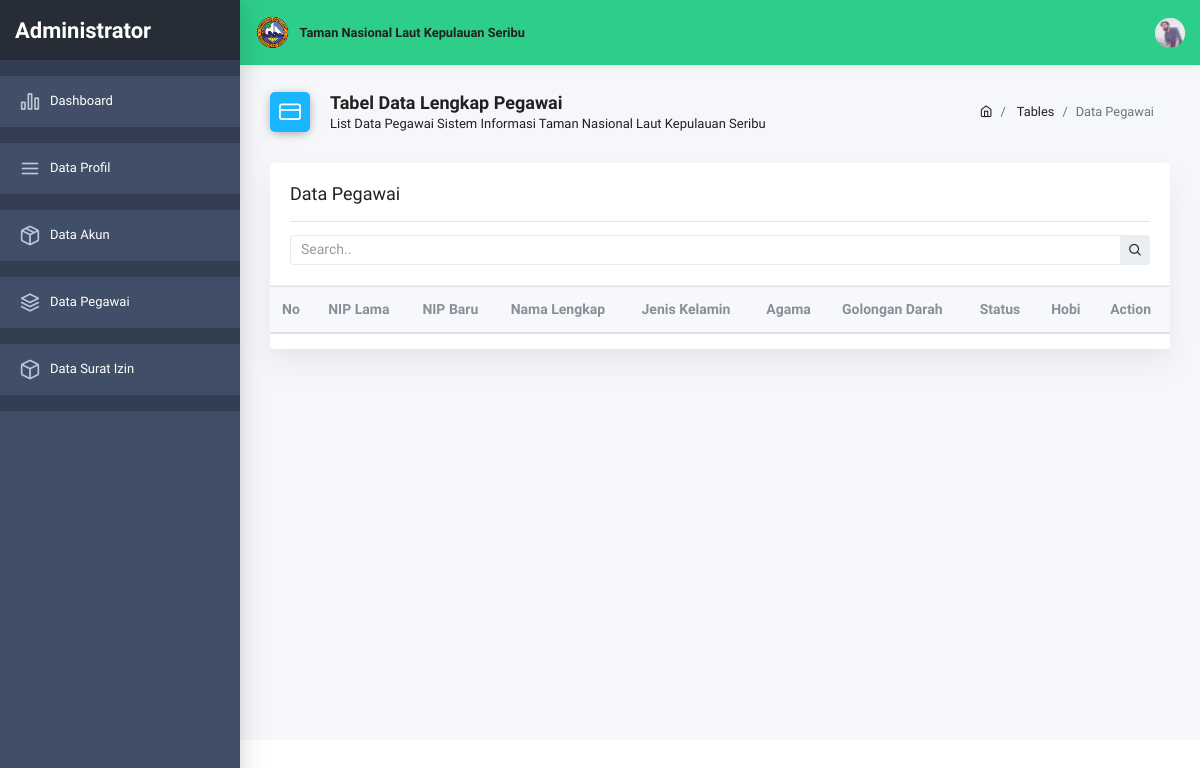
The app's page /admin/data_pegawai.php (signed in), older data.
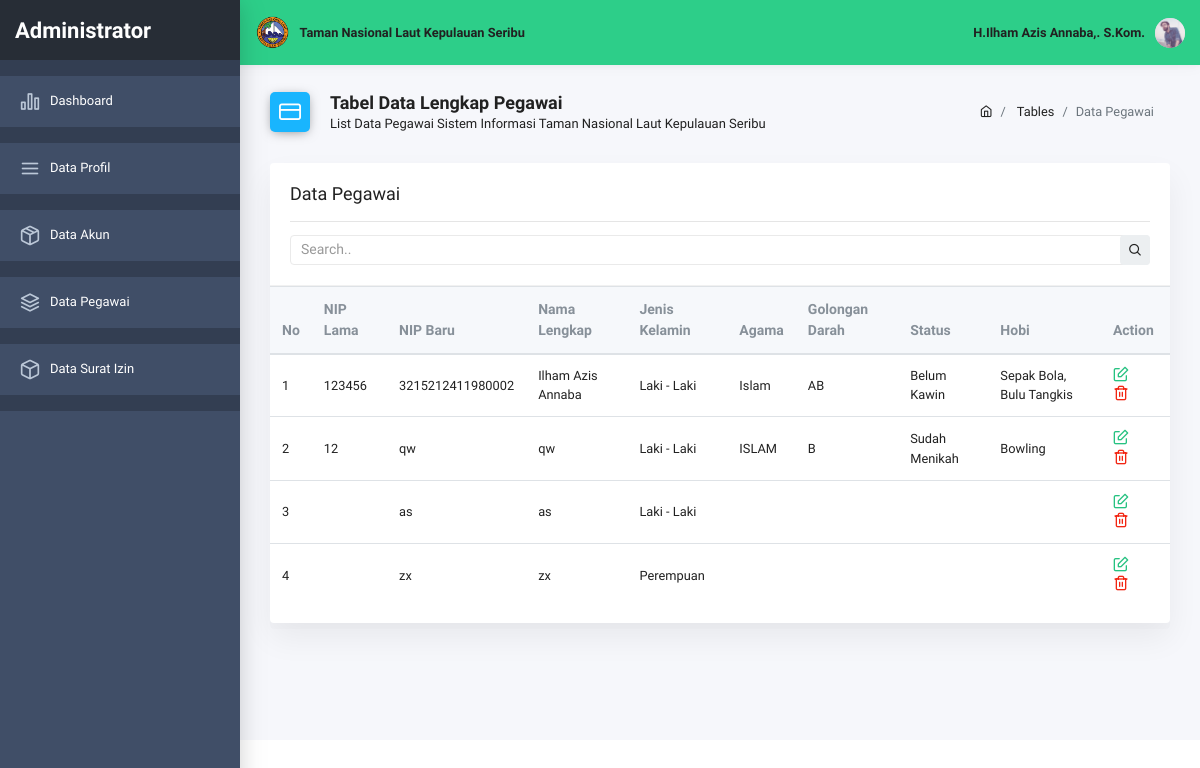
The same page, newer data.
### tables this page shows
CREATE TABLE `profil` (
  `id` bigint(20) NOT NULL,
  `nip_lama` varchar(150) NOT NULL,
  `nip_baru` varchar(150) NOT NULL,
  `bukti_berkas_nip` varchar(150) NOT NULL,
  `nama_lengkap` varchar(150) NOT NULL,
  `gelar_depan` varchar(150) NOT NULL,
  `bukti_gelar_depan_1` varchar(150) NOT NULL,
  `bukti_gelar_depan_2` varchar(150) NOT NULL,
  `gelar_belakang` varchar(150) NOT NULL,
  `bukti_gelar_belakang_1` varchar(150) NOT NULL,
  `bukti_gelar_belakang_2` varchar(150) NOT NULL,
  `bukti_gelar_belakang_3` varchar(150) NOT NULL,
  `jenis_kelamin` varchar(150) NOT NULL,
  `agama` varchar(150) NOT NULL,
  `golongan_darah` varchar(150) NOT NULL,
  `perkawinan` varchar(150) NOT NULL,
  `hobi` varchar(150) NOT NULL,
  `berkas_photo` varchar(150) NOT NULL
);

### admin/data_pegawai.php (the view, shortened to what this page needs)
<!doctype html>
<html class="no-js" lang="en">
    <head>
        <link rel="stylesheet" href="../plugins/bootstrap/dist/css/bootstrap.min.css">
        <link rel="stylesheet" href="../plugins/fontawesome-free/css/all.min.css">
        <link rel="stylesheet" href="../plugins/ionicons/dist/css/ionicons.min.css">
        <link rel="stylesheet" href="../plugins/icon-kit/dist/css/iconkit.min.css">
        <link rel="stylesheet" href="../plugins/perfect-scrollbar/css/perfect-scrollbar.css">
        <link rel="stylesheet" href="../plugins/datatables.net-bs4/css/dataTables.bootstrap4.min.css">
        <link rel="stylesheet" href="../dist/css/theme.min.css">
    </head>
    <body>
        <?php
              include "../koneksi.php";
              $id = $_SESSION['id'];
              $query="SELECT * FROM profil where id='$id'";
              $sql = mysqli_query ($connect,$query);
              while ($hasil = mysqli_fetch_array($sql)) {
                $nama_lengkap = $hasil ['nama_lengkap'];
                $nama_lengkap = $hasil ['nama_lengkap'];
                $gelar_depan = $hasil ['gelar_depan'];
                $gelar_belakang = $hasil ['gelar_belakang'];
                ?>
              <?php } ?>
        <div class="wrapper">
            <header class="header-top" header-theme="green">
                <div class="container-fluid">
                    <div class="d-flex justify-content-between">
                        <div class="top-menu d-flex align-items-center">
                        <img src="../img/auth/login-bgtnlks.png" style="max-height: 35px">
                        <b><span >&nbsp;&nbsp;&nbsp;Taman Nasional Laut Kepulauan Seribu</span></b>
                         </div>
                        <div class="top-menu d-flex align-items-center">
                        <span><b><?php echo $gelar_depan; echo $nama_lengkap; echo $gelar_belakang; ?></span></b>
                        <div class="dropdown">
                                <a class="dropdown-toggle" href="#" id="userDropdown" role="button" data-toggle="dropdown" aria-haspopup="true" aria-expanded="false"><img class="avatar" src="../img/user.jpg" alt=""></a>
                            </div>
                        </div>
                    </div>
                </div>
            </header>
            <div class="page-wrap">
                <div class="app-sidebar colored">
                <div class="sidebar-header">
                <a class="header-brand" >
                            <span class="text">Administrator</span>
                        </a>
                    </div>
                    <div class="sidebar-content">
                        <div class="nav-container">
                            <nav id="main-menu-navigation" class="navigation-main">
                            <div class="nav-lavel"></div>
                                <div class="nav-item">
                                    <a href="index.php"><i class="ik ik-bar-chart-2"></i><span>Dashboard</span></a>
                                </div>
                                <div class="nav-lavel"></div>
                                <div class="nav-item">
                                    <a href="data_profil.php"><i class="ik ik-menu"></i><span>Data Profil</span></a>
                                </div>
                                <div class="nav-lavel"></div>
                                <div class="nav-item">
                                    <a href="data_akun.php"><i class="ik ik-package"></i><span>Data Akun</span></a>
                                </div>
                                <div class="nav-lavel"></div>
                                <div class="nav-item">
                                    <a href="data_pegawai.php"><i class="ik ik-layers"></i><span>Data Pegawai</span></a>
                                </div>
                                <div class="nav-lavel"></div>
                                <div class="nav-item">
                                    <a href="#"><i class="ik ik-box"></i><span>Data Surat Izin</span></a>
                                </div>
                                <div class="nav-lavel"></div>
                            </nav>
                        </div>
                    </div>
                </div>
                <div class="main-content">
                    <div class="container-fluid">
                        <div class="page-header">
                            <div class="row align-items-end">
                                <div class="col-lg-8">
                                    <div class="page-header-title">
                                        <i class="ik ik-credit-card bg-blue"></i>
                                        <div class="d-inline">
                                            <h5>Tabel Data Lengkap Pegawai</h5>
                                            <span>List Data Pegawai Sistem Informasi Taman Nasional Laut Kepulauan Seribu</span>
                                        </div>
                                    </div>
                                </div>
                                <div class="col-lg-4">
                                    <nav class="breadcrumb-container" aria-label="breadcrumb">
                                        <ol class="breadcrumb">
                                            <li class="breadcrumb-item">
                                                <a href="index.php"><i class="ik ik-home"></i></a>
                                            </li>
                                            <li class="breadcrumb-item">
                                                <a href="data_pegawai.php">Tables</a>
                                            </li>
                                            <li class="breadcrumb-item active" aria-current="page">Data Pegawai</li>
                                        </ol>
                                    </nav>
                                </div>
                            </div>
                        </div>
                    <div class="row-14">
                            <div class="col-md-14">
                                <div class="card">
                                    <div class="card-header d-block">
                                        <h3>Data Pegawai</h3><hr>
                                    <div class="card-search with-adv-search dropdown">
                                        <form action="">
                                            <input type="text" class="form-control global_filter" id="global_filter" placeholder="Search.." required="">
                                            <button type="submit" class="btn btn-icon"><i class="ik ik-search"></i></button>
                                        </form>
                                    </div>
                                </div>
                                    <div class="card-body p-0 table-border-style">
                                        <div class="table-responsive">
                                            <table class="table">
                                                <thead>
                                                    <tr>
                                                        <th>No</th>
                                                        <th>NIP Lama</th>
                                                        <th>NIP Baru</th>
                                                        <th>Nama Lengkap</th>
                                                        <th>Jenis Kelamin</th>
                                                        <th>Agama</th>
                                                        <th>Golongan Darah</th>
                                                        <th>Status</th>
                                                        <th>Hobi</th>
                                                        <th>Action</th>
                                                    </tr>
                                                    </thead>
                                                <tbody>
                                                    <tr>
                                                    <?php
    include '../koneksi.php';
    $no = 1;
    $data = mysqli_query($connect,"select * from profil");
    while($d = mysqli_fetch_array($data)){
      ?>
      <tr>
        <td><?php echo $no++; ?></td>
        <td><?php echo $d['nip_lama']; ?></td>
        <td><?php echo $d['nip_baru']; ?></td>
        <td><?php echo $d['nama_lengkap']; ?></td>
        <td><?php echo $d['jenis_kelamin']; ?></td>
        <td><?php echo $d['agama']; ?></td>
        <td><?php echo $d['golongan_darah']; ?></td>
        <td><?php echo $d['perkawinan']; ?></td>
        <td><?php echo $d['hobi']; ?></td>
        <td><a href="edit_data_pegawai.php?id=<?php echo $d['id']; ?>" class="ik ik-edit f-16 mr-15 text-green"></a>
        <a href="hapus_data_pegawai.php?id=<?php echo $d['id']; ?>" class="ik ik-trash-2 f-16 text-red"></i></a></td>
        </tr>
      <?php
    }
    ?>
                                                </tbody>
                                            </table>
                                        </div>
                                    </div>
                                </div>
    </body>
</html>

Row changes from the older to the newer data that the page shows:
added profil: gelar_depan "H.", nama_lengkap "Ilham Azis Annaba", gelar_belakang ",. S.Kom.", nip_lama "123456", nip_baru "3215212411980002", jenis_kelamin "Laki - Laki", agama "Islam", golongan_darah "AB", perkawinan "Belum Kawin", hobi "Sepak Bola, Bulu Tangkis"
added profil: nip_lama "12", nip_baru "qw", nama_lengkap "qw", jenis_kelamin "Laki - Laki", agama "ISLAM", golongan_darah "B", perkawinan "Sudah Menikah", hobi "Bowling"
added profil: nip_baru "as", nama_lengkap "as", jenis_kelamin "Laki - Laki"
added profil: nip_baru "zx", nama_lengkap "zx", jenis_kelamin "Perempuan"
